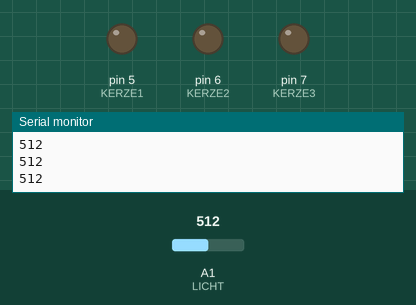
Recording of a sketch running on a simulated Arduino Uno, built with avr-gcc and run on an emulated ATmega328P. Shown: output pins drawn as LEDs (lit = HIGH), the last lines printed to the serial monitor. The inputs (shaded band) are chosen by the test bench; at power-on: A1 (LICHT) = 512. Random numbers use the default seed unless the sketch sets one.

Above: at 1.2 s.
1.3 s: A1 (LICHT) set to 309
2.8 s: A1 (LICHT) set to 284
At 3.05 s:
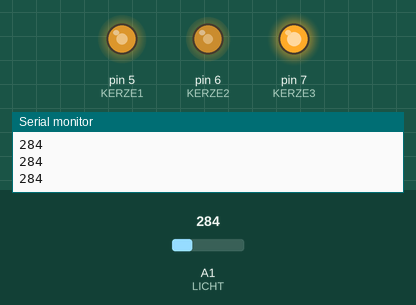
At 3.43 s:
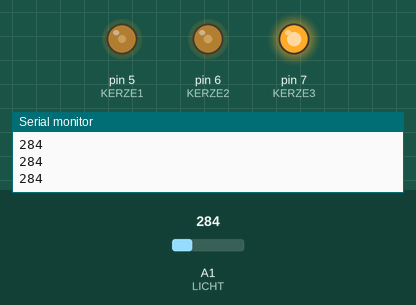
Timing chart, 0 to 17.8 s (numbered marks = the images above; inputs shaded):
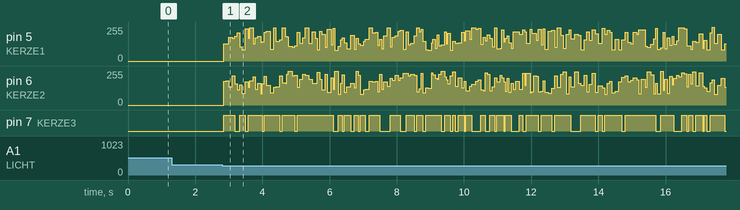

The sketch:

tag07_nachtlicht.ino
```cpp
// Tag 7: Das Nachtlicht
// Fotowiderstand wie an Tag 6 (5V -> Fotowiderstand -> A1 -> 10 kOhm -> GND).
// Kerzen-LEDs mit je 220 Ohm an Pin 5 und 6.
// Wird es dunkel (Hand drueber, Licht aus), gehen die Kerzen an.
// Im Seriellen Monitor siehst du die Helligkeit. Damit stellst du DUNKEL passend ein.

const int LICHT = A1;
const int KERZE1 = 5, KERZE2 = 6, KERZE3 = 7;
const int DUNKEL = 300;   // unter diesem Wert ist es "dunkel"

void setup() {
  pinMode(KERZE3, OUTPUT);
  Serial.begin(115200);
}

void loop() {
  int hell = analogRead(LICHT);
  Serial.println(hell);
  if (hell < DUNKEL) {
    analogWrite(KERZE1, random(80, 256));
    analogWrite(KERZE2, random(80, 256));
    digitalWrite(KERZE3, random(0, 4) > 0);
  } else {
    analogWrite(KERZE1, 0);
    analogWrite(KERZE2, 0);
    digitalWrite(KERZE3, LOW);
  }
  delay(random(40, 120));
}
```

Measured:
- the behaviour switches between 300 and 299 on A1 (LICHT) (found by bisection; images 0 and 1)
- after the input at 2.8 s, pin 7 (KERZE3): LOW → HIGH after 0.06 s, → LOW 0.33 s later, → HIGH 0.14 s later, → LOW 0.16 s later, … (74 changes in this stretch)
